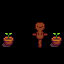

The image is a tile-based game level rendered from a .tmx file. Its description and complete source (layers, tilesets, objects, tile grids) follow:
An orthogonal 4x4 tile map with 16x16 px tiles, 5 tile layers (Back, Buildings, Paths, Front, ...).

<map version="1.8" tiledversion="1.8.4" orientation="orthogonal" renderorder="right-down" width="4" height="4" tilewidth="16" tileheight="16" infinite="0" nextlayerid="7" nextobjectid="1">
 <tileset firstgid="1" name="townInterior" tilewidth="16" tileheight="16" tilecount="2176" columns="32">
  <image source="townInterior.png" width="512" height="1088" />
 </tileset>
 <layer id="2" name="Back" width="4" height="4">
  <data encoding="csv">
0,0,0,0,
0,0,0,0,
0,0,0,0,
0,0,0,0
</data>
 </layer>
 <layer id="3" name="Buildings" width="4" height="4">
  <data encoding="csv">
0,0,0,0,
0,0,0,0,
514,0,2089,514,
0,0,0,0
</data>
 </layer>
 <layer id="4" name="Paths" width="4" height="4">
  <data encoding="csv">
0,0,0,0,
0,0,0,0,
0,0,0,0,
0,0,0,0
</data>
 </layer>
 <layer id="5" name="Front" width="4" height="4">
  <data encoding="csv">
0,0,0,0,
0,0,2057,0,
0,0,0,0,
0,0,0,0
</data>
 </layer>
 <layer id="6" name="AlwaysFront" width="4" height="4">
  <data encoding="csv">
0,0,0,0,
0,0,0,0,
0,0,0,0,
0,0,0,0
</data>
 </layer>
</map>
